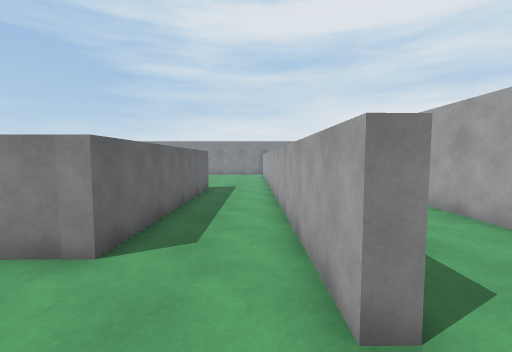
[1] (above)

23 first-person views from a walk through a Unity game level. The camera is 1.5 m above the floor, tilts 4° down and sees 90° across. The floor is counted in squares, 1 m on a side. Each view is taken from the middle of a square. On the plan, view 1 faces up. The plan holds only what a view shows up to about 13 squares ahead; the rest is blank. The player character is not drawn. Some animated figures are not drawn.

[2]
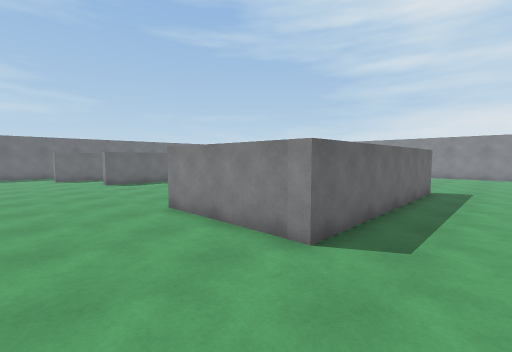

[3]
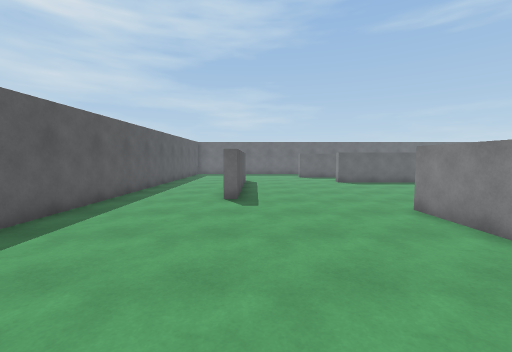

[4]
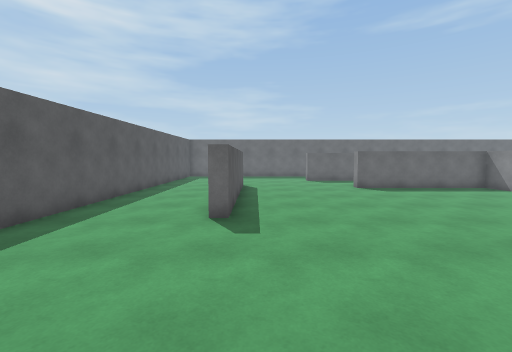

[5]
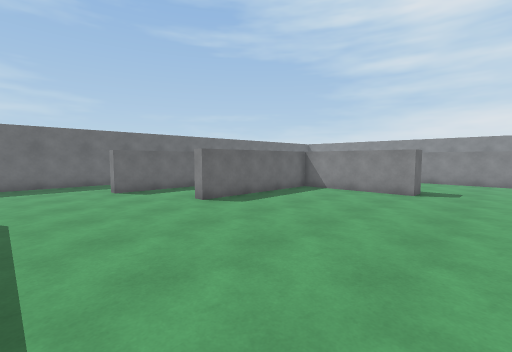

[6]
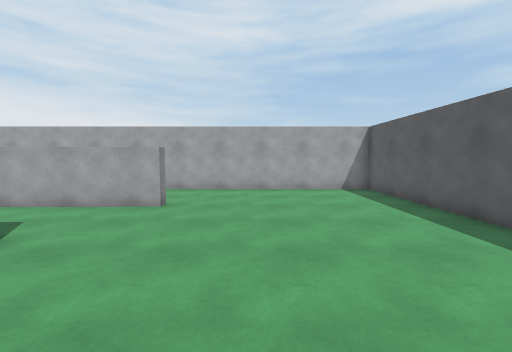

[7]
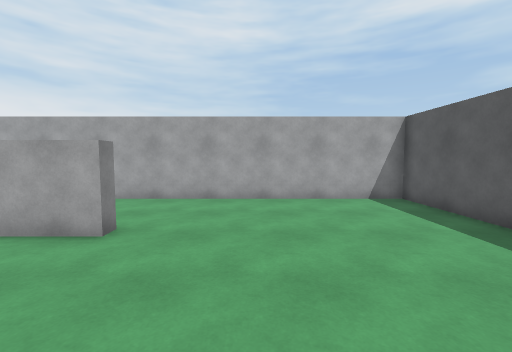

[8]
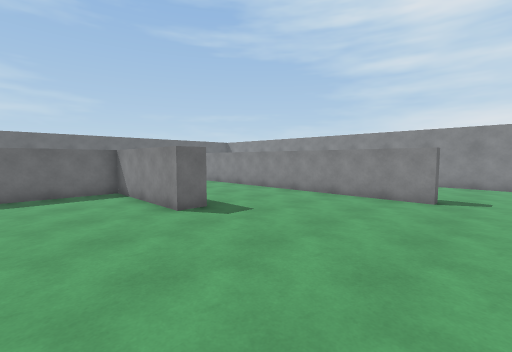

[9]
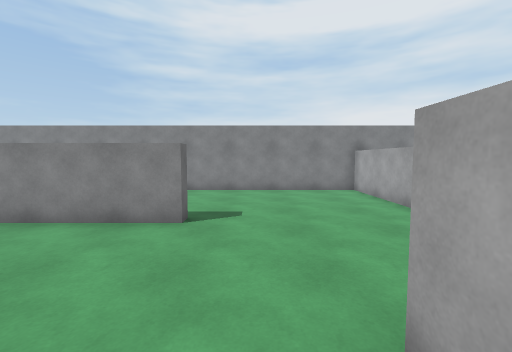

[10]
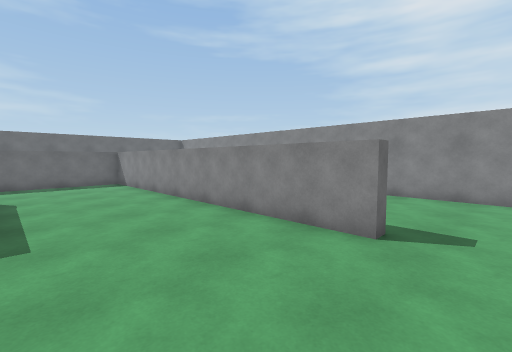

[11]
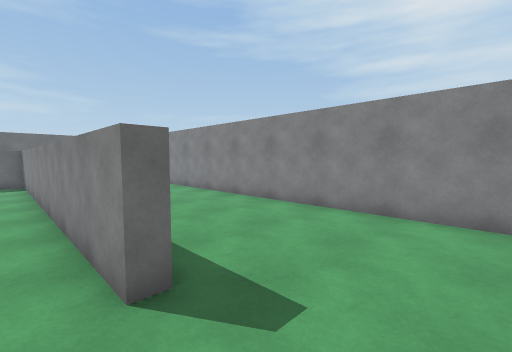

[12]
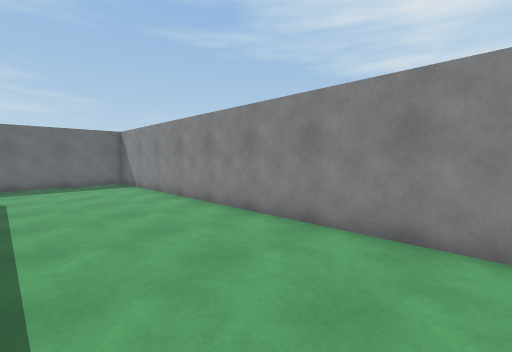

[13]
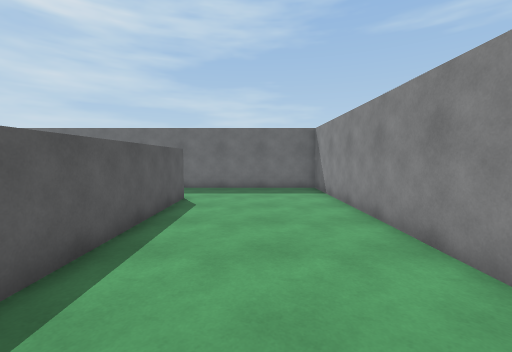

[14]
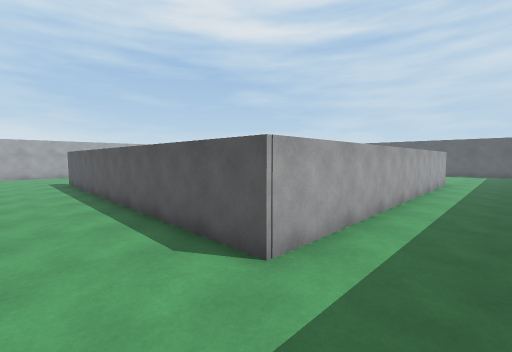

[15]
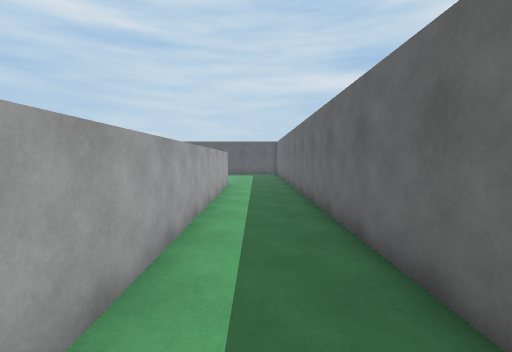

[16]
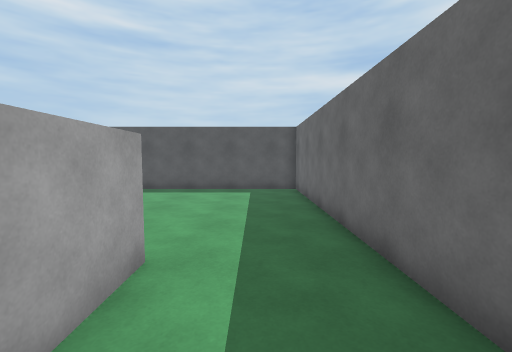

[17]
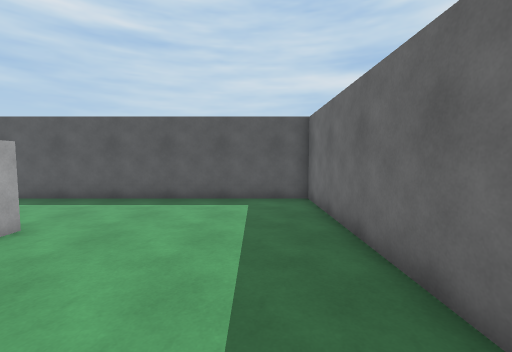

[18]
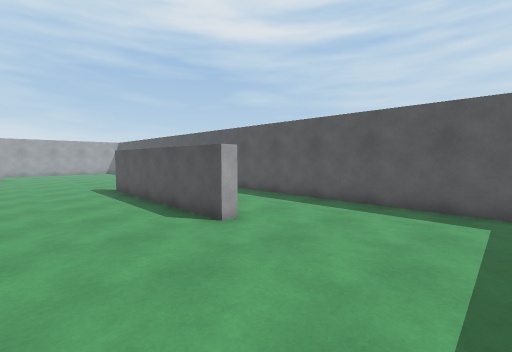

[19]
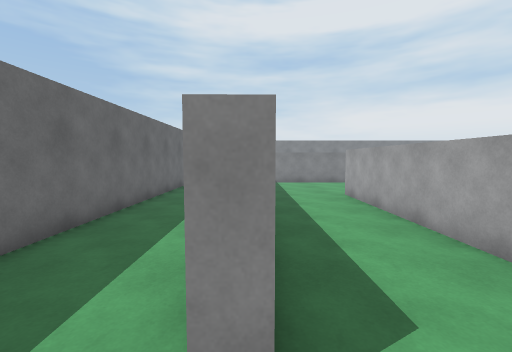

[20]
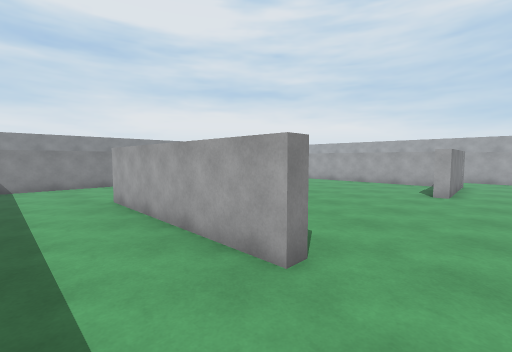

[21]
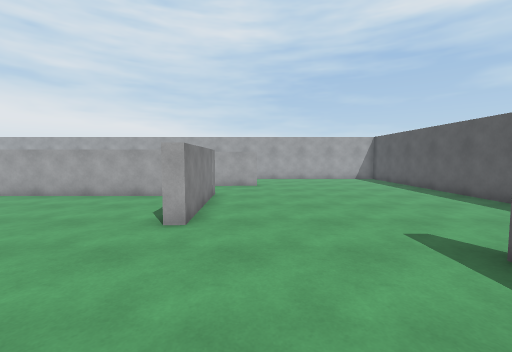

[22]
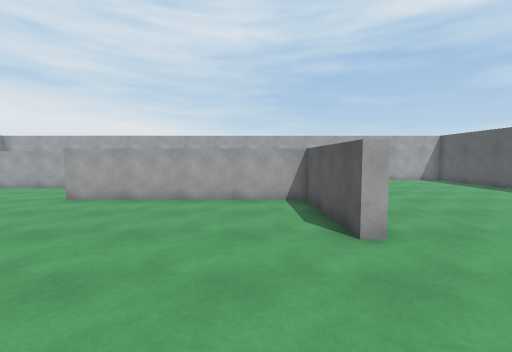

[23]
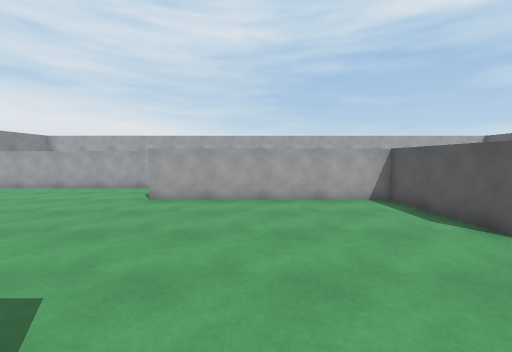

### Floor plan
Points are (right, up) in squares from view 1. A wall is a line through its corners. A room is listed if a view was taken in it or the views show most of it. See-through windows are left out.
Room 1 (views 1, 2, 3, 4, 5, 6, 7, 8, 9, 10, 11, 12, 13, 14, 15, 16, 17, 18, 19, 20, 21, 22, 23)
walls: (-10.7, 11.6) (-10.7, 10.5) (-15.8, 10.5) (-15.8, 4.1) (-16.3, 4.1) (-16.3, 11.6); (-2.4, 12.9) (-2.4, 3.7) (-7.3, 3.6) (-7.4, 4.1) (-2.9, 4.2) (-2.9, 12.9); (-5.7, 17.5) (-5.7, 16.8) (-20, 16.8) (-20, 11.9); (-19.9, 5.6) (-19.9, 2.4) (-20.4, 2.4) (-20.5, 17.3) (-7.2, 17.3); (1.3, 2) (0.8, 1.9) (0.6, 23) (-23.9, 23) (-23.9, -6.4) (5.4, -6.4) (5.4, 8); (-17.1, -2.3) (-17.1, -1.7) (-9.3, -1.7) (-9.3, -2.3)

Positions as (right, up) in squares from view 1, and headings:
1: (0, 0), facing up
2: (0, 0), facing up-left
3: (0, -1), facing left
4: (-3, -1), facing left
5: (-8, -1), facing up-left
6: (-7, -1), facing right
7: (-4, -1), facing right
8: (-4, 7), facing up-left
9: (-4, 11), facing up
10: (-4, 12), facing up-left
11: (-3, 16), facing up-left
12: (-8, 18), facing up-left
13: (-11, 20), facing left
14: (-23, 20), facing down-right
15: (-22, 17), facing down
16: (-22, 6), facing down
17: (-22, 3), facing down
18: (-22, 2), facing down-right
19: (-20, 1), facing up
20: (-19, 2), facing up-right
21: (-13, 2), facing right
22: (-12, 6), facing right
23: (-12, 9), facing right
